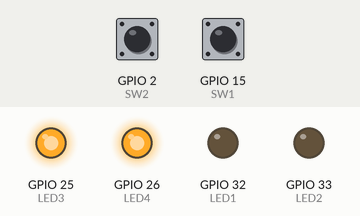
Recording of a sketch running on a simulated ESP32. Shown: output pins drawn as LEDs (lit = HIGH). Dashed ring = blinking. The test bench sets the inputs (shaded band); at power-on: GPIO 2 (SW2) HIGH, GPIO 15 (SW1) LOW.

Above: at 1.2 s.
1.3 s: GPIO 2 (SW2) pulled LOW for 0.15 s
At 1.9 s:
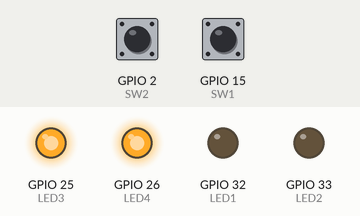
3.0 s: GPIO 2 (SW2) pulled LOW for 3.2 s
At 3.37 s:
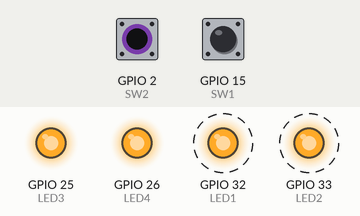
Timing chart, 0 to 7.7 s (numbered marks = the images above; inputs shaded):
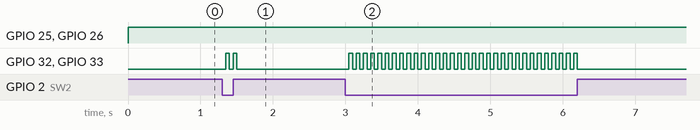

Measured:
- after the input at 1.3 s, GPIO 32 (LED1), GPIO 33 (LED2): alternates HIGH for 0.05 s and LOW for 0.05 s, 4 changes in all, then stays LOW, starting after 0.05 s
- after the input at 3.0 s, GPIO 32 (LED1), GPIO 33 (LED2): alternates HIGH for 0.05 s and LOW for 0.05 s, 64 changes in all, then stays LOW, starting after 0.05 s

The sketch:

sketch_jun24a.ino
```cpp
int LED1 = 32;
int LED2 = 33;
int LED3 = 25;
int LED4 = 26;
int SW1 = 15;
int SW2 = 2;
void setup() {
  Serial.begin(115200);
  pinMode(LED1, OUTPUT);
  pinMode(LED2, OUTPUT);
  pinMode(LED3, OUTPUT);
  pinMode(LED4, OUTPUT);
  pinMode(SW1, INPUT);
  pinMode(SW2, INPUT);
}

void loop() {
  int S1 = digitalRead(SW1);
  int S2 = digitalRead(SW2);
  if (S1 == HIGH) {
    digitalWrite(LED3, HIGH);
    digitalWrite(LED4, HIGH);
  }
  else if (S2 == LOW) {
    digitalWrite(LED1, LOW);
    digitalWrite(LED2, LOW);
    delay(50);
    digitalWrite(LED1, HIGH);
    digitalWrite(LED2, HIGH);
    delay(50);
  } else {
    digitalWrite(LED1, LOW);
    digitalWrite(LED2, LOW);
    digitalWrite(LED3, HIGH);
    digitalWrite(LED4, HIGH);
  }
}
```
